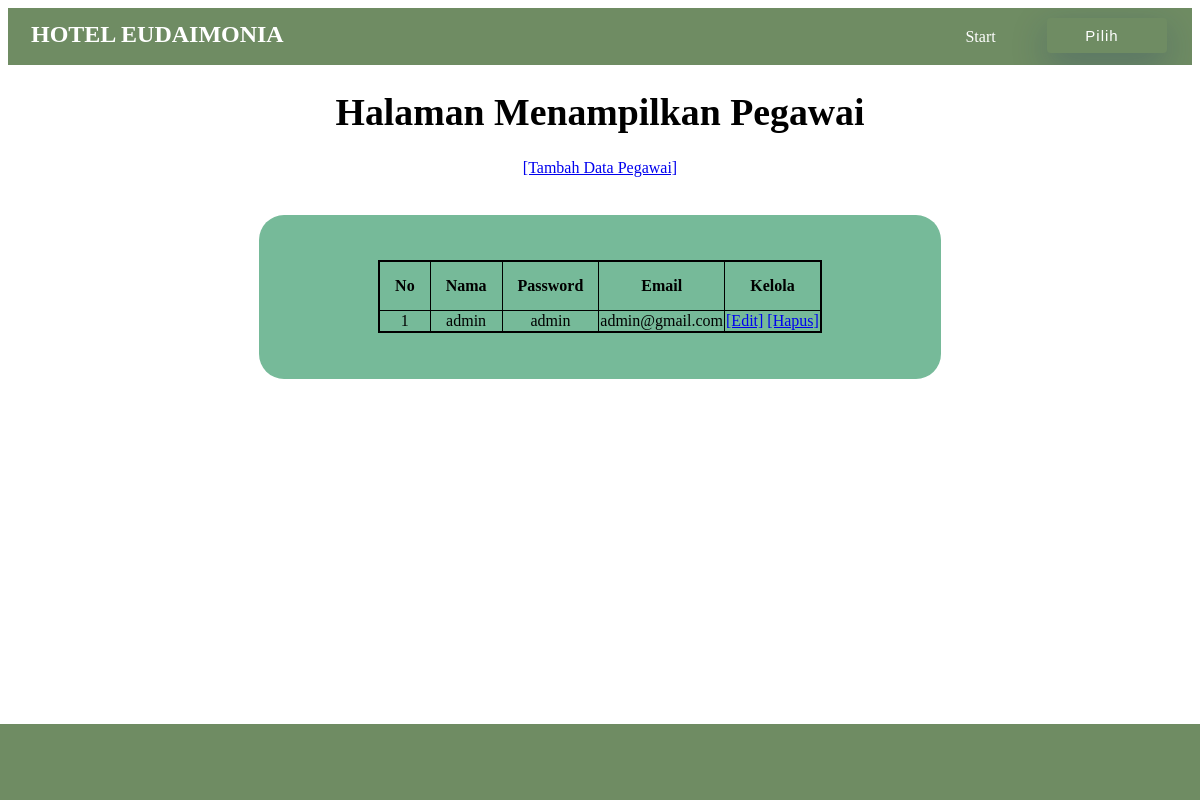
The app's page /index.php/crud_pegawai with its own data.
### tables this page shows
CREATE TABLE `pegawai` (
  `id_pegawai` int(10) NOT NULL,
  `nama_pegawai` varchar(25) NOT NULL,
  `password` varchar(10) NOT NULL,
  `email` varchar(20) NOT NULL
);

### application/controllers/Crud_pegawai.php (called while the page is built, shortened)
<?php
class Crud_pegawai extends CI_Controller{
    function __construct(){
        $this->load->model('M_pegawai');
    }
    public function index(){
        $data['pegawai'] = $this->M_pegawai->get_pegawai()->result_array();
        $this->load->view('pegawai/main_pegawai', $data);
    }
}
?>

### index.php (called while the page is built, shortened)
<?php
require_once BASEPATH.'core/CodeIgniter.php';

### application/models/M_pegawai.php (called while the page is built, shortened)
<?php
class M_pegawai extends CI_Model{
    public function get_pegawai(){
        return $this->db->get('pegawai');
    }
}
?>

### application/views/pegawai/main_pegawai.php (the view, shortened to what this page needs)
<!DOCTYPE html>
<html lang="en">
<head>
    <link rel="stylesheet" href="<?php echo base_url();?>vendor/stint/css/form1.css" type="text/css" media="all">
</head>
<body>
<div id="navbar1">
    <div class="c">
            <label for="modal-btn">Pilih <i class="uil uil-expand-arrows"></i></label>
        </div>
            <div id="navbar">
        <b>HOTEL EUDAIMONIA</b>
          <a href="<?php echo site_url('Tampilan');?>">Start</a>
    </div>
</div>
    <h1>Halaman Menampilkan Pegawai</h1>
    <a href="<?php echo site_url('crud_pegawai/tambah_pegawai');?>">[Tambah Data Pegawai]</a>
    <div class="for1">
    <table border="1">
    <tr>
        <th>No</th>
        <th>Nama</th>
        <th>Password</th>
        <th>Email</th>
        <th>Kelola</th>
    </tr>
    <?php foreach($pegawai as $orang){?>
    <tr>
        <td><?php echo $orang['id_pegawai'];?></td>
        <td><?php echo $orang['nama_pegawai'];?></td>
        <td><?php echo $orang['password'];?></td>
        <td><?php echo $orang['email'];?></td>
        <td><a href="<?php echo site_url('crud_pegawai/edit/'.$orang['id_pegawai']);?>">[Edit]</a>
        <a href="<?php echo site_url('crud_pegawai/hapus/'.$orang['id_pegawai']);?>">[Hapus]</a></td>
    </tr>
    <?php }?>
    </table>
</div>
<br><br><br>
<footer></footer>
</body>
</html>

### records on screen
pegawai: id_pegawai "1", nama_pegawai "admin", password "admin", email "admin@gmail.com"
